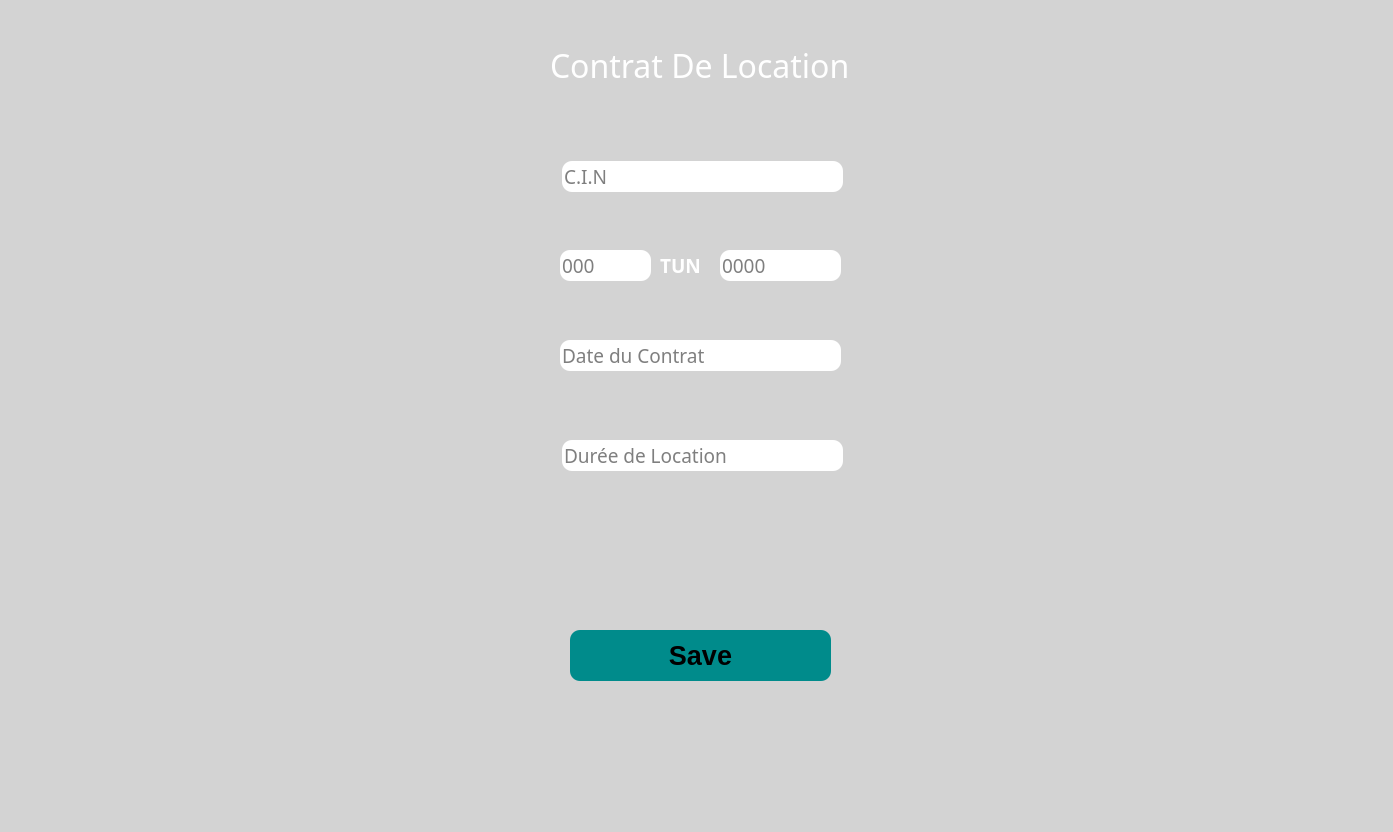
<?xml version="1.0" encoding="UTF-8"?>
<ui version="4.0">
 <class>Dialog</class>
 <widget class="QDialog" name="Dialog">
  <property name="geometry">
   <rect>
    <x>0</x>
    <y>0</y>
    <width>1393</width>
    <height>832</height>
   </rect>
  </property>
  <property name="windowTitle">
   <string>Dialog</string>
  </property>
  <property name="styleSheet">
   <string notr="true">background-color:LightGrey</string>
  </property>
  <widget class="QLabel" name="label_7">
   <property name="geometry">
    <rect>
     <x>850</x>
     <y>620</y>
     <width>91</width>
     <height>71</height>
    </rect>
   </property>
   <property name="styleSheet">
    <string notr="true"/>
   </property>
   <property name="text">
    <string/>
   </property>
   <property name="pixmap">
    <pixmap>:/pics/68385356-contract-rubber-stamp-grunge-design-with-dust-scratches-effects-can-be-easily-removed-for-a-clean-cr.webp</pixmap>
   </property>
   <property name="scaledContents">
    <bool>true</bool>
   </property>
  </widget>
  <widget class="QLabel" name="label">
   <property name="geometry">
    <rect>
     <x>-10</x>
     <y>-5</y>
     <width>1421</width>
     <height>841</height>
    </rect>
   </property>
   <property name="text">
    <string/>
   </property>
   <property name="pixmap">
    <pixmap resource="mothak6.qrc">:/pics/b3.jpg</pixmap>
   </property>
   <property name="scaledContents">
    <bool>true</bool>
   </property>
  </widget>
  <widget class="QLabel" name="label_2">
   <property name="geometry">
    <rect>
     <x>550</x>
     <y>30</y>
     <width>321</width>
     <height>71</height>
    </rect>
   </property>
   <property name="font">
    <font>
     <family>Bernard MT Condensed</family>
     <pointsize>24</pointsize>
    </font>
   </property>
   <property name="styleSheet">
    <string notr="true">Background-color:none;
color:white</string>
   </property>
   <property name="text">
    <string>Contrat De Location</string>
   </property>
  </widget>
  <widget class="QLineEdit" name="lineEdit">
   <property name="geometry">
    <rect>
     <x>562</x>
     <y>161</y>
     <width>281</width>
     <height>31</height>
    </rect>
   </property>
   <property name="font">
    <font>
     <family>Modern No. 20</family>
     <pointsize>14</pointsize>
    </font>
   </property>
   <property name="styleSheet">
    <string notr="true">QLineEdit{
border-style: outset;
background-color:white;
    border-radius: 10px;
}
QLineEdit:focus{
border:1.5px solid
}
</string>
   </property>
   <property name="placeholderText">
    <string>C.I.N</string>
   </property>
  </widget>
  <widget class="QLineEdit" name="lineEdit_2">
   <property name="geometry">
    <rect>
     <x>560</x>
     <y>250</y>
     <width>91</width>
     <height>31</height>
    </rect>
   </property>
   <property name="font">
    <font>
     <family>Modern No. 20</family>
     <pointsize>14</pointsize>
    </font>
   </property>
   <property name="styleSheet">
    <string notr="true">QLineEdit{
border-style: outset;
background-color:white;
    border-radius: 10px;
}
QLineEdit:focus{
border:1.5px solid
}
</string>
   </property>
   <property name="placeholderText">
    <string>000</string>
   </property>
  </widget>
  <widget class="QLineEdit" name="lineEdit_3">
   <property name="geometry">
    <rect>
     <x>720</x>
     <y>250</y>
     <width>121</width>
     <height>31</height>
    </rect>
   </property>
   <property name="font">
    <font>
     <family>Modern No. 20</family>
     <pointsize>14</pointsize>
    </font>
   </property>
   <property name="styleSheet">
    <string notr="true">QLineEdit{
border-style: outset;
background-color:white;
    border-radius: 10px;
}
QLineEdit:focus{
border:1.5px solid
}
</string>
   </property>
   <property name="placeholderText">
    <string>0000</string>
   </property>
  </widget>
  <widget class="QLineEdit" name="lineEdit_4">
   <property name="geometry">
    <rect>
     <x>560</x>
     <y>340</y>
     <width>281</width>
     <height>31</height>
    </rect>
   </property>
   <property name="font">
    <font>
     <family>Modern No. 20</family>
     <pointsize>14</pointsize>
    </font>
   </property>
   <property name="styleSheet">
    <string notr="true">QLineEdit{
border-style: outset;
background-color:white;
    border-radius: 10px;
}
QLineEdit:focus{
border:1.5px solid
}
</string>
   </property>
   <property name="placeholderText">
    <string>Date du Contrat</string>
   </property>
  </widget>
  <widget class="QLineEdit" name="lineEdit_5">
   <property name="geometry">
    <rect>
     <x>562</x>
     <y>440</y>
     <width>281</width>
     <height>31</height>
    </rect>
   </property>
   <property name="font">
    <font>
     <family>Modern No. 20</family>
     <pointsize>14</pointsize>
    </font>
   </property>
   <property name="styleSheet">
    <string notr="true">QLineEdit{
border-style: outset;
background-color:white;
    border-radius: 10px;
}
QLineEdit:focus{
border:1.5px solid
}
</string>
   </property>
   <property name="placeholderText">
    <string>Durée de Location</string>
   </property>
  </widget>
  <widget class="QPushButton" name="pushButton">
   <property name="geometry">
    <rect>
     <x>570</x>
     <y>630</y>
     <width>261</width>
     <height>51</height>
    </rect>
   </property>
   <property name="font">
    <font>
     <pointsize>20</pointsize>
     <weight>75</weight>
     <bold>true</bold>
    </font>
   </property>
   <property name="styleSheet">
    <string notr="true">QPushButton{
border-style: outset;
background-color:DarkCyan;
    border-radius: 10px;
}
QPushButton:hover{
background-color:MediumSeaGreen
}</string>
   </property>
   <property name="text">
    <string>Save</string>
   </property>
  </widget>
  <widget class="QLabel" name="label_3">
   <property name="geometry">
    <rect>
     <x>660</x>
     <y>250</y>
     <width>51</width>
     <height>31</height>
    </rect>
   </property>
   <property name="font">
    <font>
     <family>Segoe UI Variable Small Semibol</family>
     <pointsize>14</pointsize>
     <weight>75</weight>
     <bold>true</bold>
    </font>
   </property>
   <property name="styleSheet">
    <string notr="true">background-color:none;
color:white</string>
   </property>
   <property name="text">
    <string>TUN</string>
   </property>
  </widget>
 </widget>
 <resources>
  <include location="mothak6.qrc"/>
 </resources>
 <connections/>
</ui>
